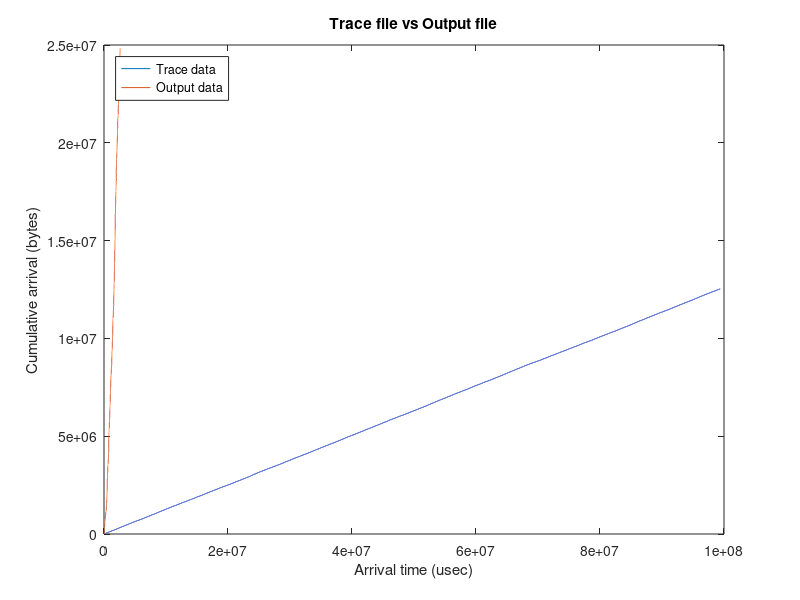

Write the MATLAB code that produced this figure.
clc; clear all; clf;
%%%%%%%%%%%%%%%%%%%%%%%%%%%%%%%%%%%%%%%%%%%%%%%%%%%%%%%%%%%%%%%%%%%
% Time unit: micro seconds 
% Packet size: bytes
%%%%%%%%%%%%%%%%%%%%%%%%%%%%%%%%%%%%%%%%%%%%%%%%%%%%%%%%%%%%%%%%%%%
[packet_no_gen, time_gen, packetsize_gen] = textread('poisson3.txt', '%f %f %f');
[packet_no_sink, time_sink, packetsize_sink] = textread('sink.txt', '%f %f %f');

count_gen = max(packet_no_gen);
count_sink = max(packet_no_sink);

% initialize cumulative arrays
cumulative_gen = zeros(1, count_gen);
cumulative_sink = zeros(1, count_sink);

% initialize first packet, hardcoded
cumulative_gen(1) = packetsize_gen(1);
cumulative_sink(1) = packetsize_sink(1);

% start with second packet
i = 2;

% for generator
while i <= count_gen
    cumulative_gen(i) = cumulative_gen(i-1) + packetsize_gen(i);
    i = i + 1;
end

i = 2;

% for the sink
while i <= count_sink
    cumulative_sink(i) = cumulative_sink(i-1) + packetsize_sink(i);
    time_sink(i) = time_sink(i) + time_sink(i-1);
    i = i + 1;
end

% Make plot
figure(1); 
plot(time_gen, cumulative_gen, time_sink, cumulative_sink);

hleg1 = legend('Trace data', 'Output data');

set(hleg1, 'Location', 'NorthWest');

title('Trace file vs Output file');

xlabel('Arrival time (usec)');

ylabel('Cumulative arrival (bytes)');